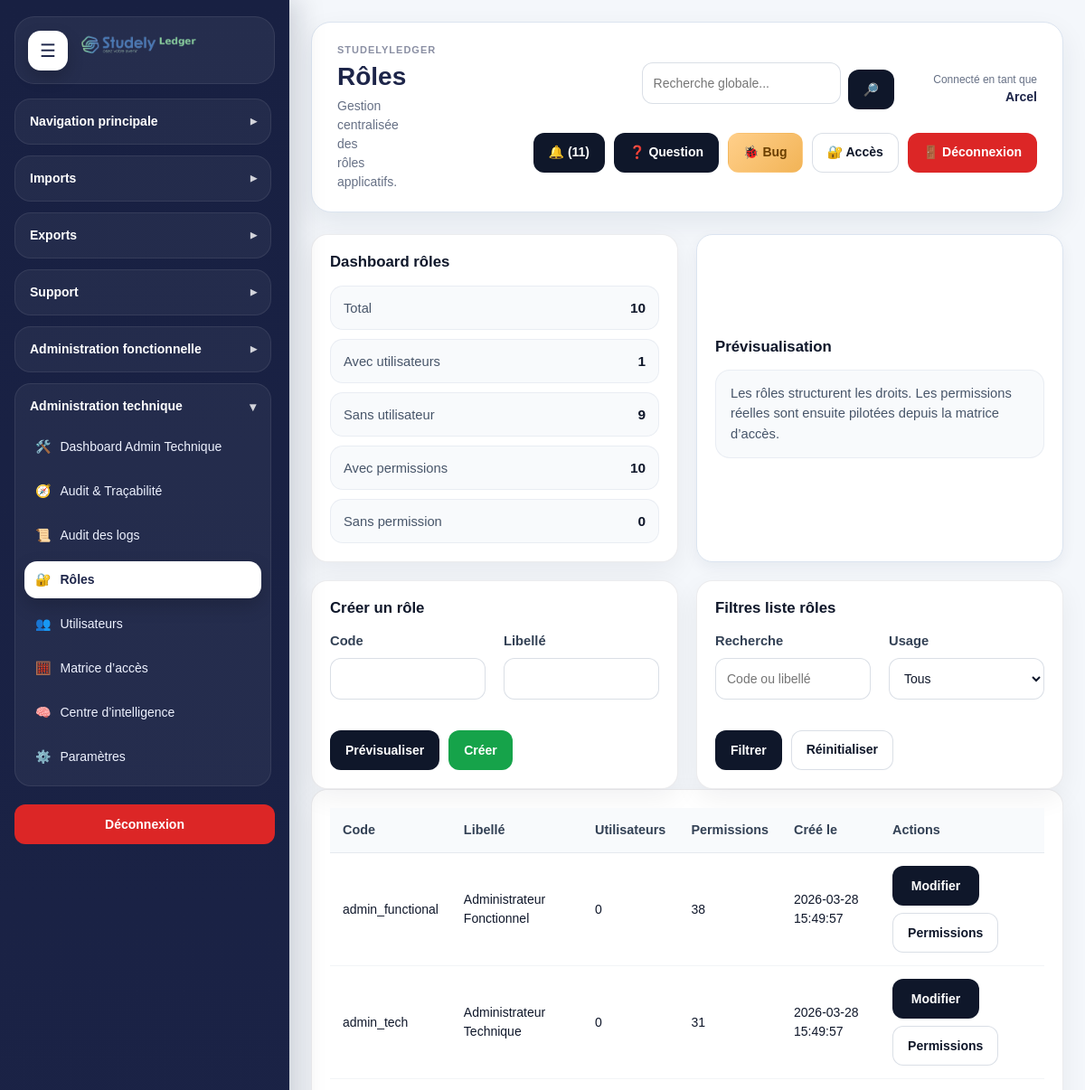
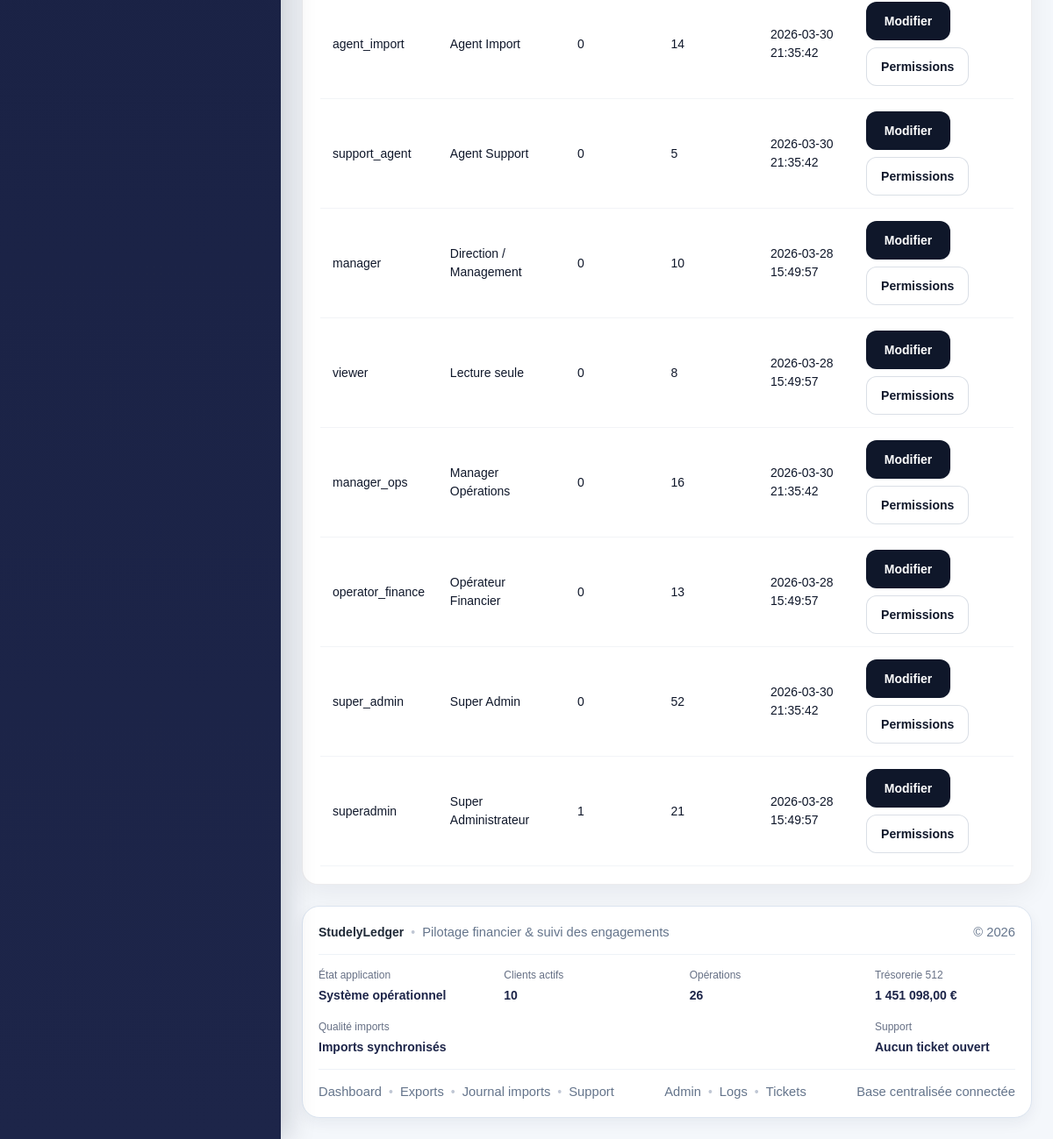
The app's page /modules/admin/roles.php (signed in) with its own data (2 pictures, top to bottom).
### tables this page shows
CREATE TABLE `roles` (
  `id` int(11) NOT NULL,
  `code` varchar(100) NOT NULL,
  `label` varchar(150) NOT NULL,
  `created_at` datetime NOT NULL DEFAULT current_timestamp()
);

### includes/admin_functions.php (called while the page is built, shortened)
<?php
if (!function_exists('e')) {
    function e(?string $value): string
    {
        return htmlspecialchars((string)($value ?? ''), ENT_QUOTES, 'UTF-8');
    }
}
        ?>

### modules/admin/roles.php (the view, shortened to what this page needs)
<?php
$pdo = getPDO();
require_once __DIR__ . '/../../includes/admin_functions.php';
$previewMode = false;
$previewData = null;
$editId = (int)($_GET['edit'] ?? $_POST['edit_id'] ?? 0);
$editRole = $editId > 0 ? ar_fetch_role_by_id($pdo, $editId) : null;
$formData = [
    'code' => $editRole['code'] ?? '',
    'label' => $editRole['label'] ?? '',
];
$filterSearch = trim((string)($_GET['filter_search'] ?? ''));
$sqlRoles = "
    SELECT
        r.*,
        (SELECT COUNT(*) FROM users u WHERE u.role_id = r.id) AS users_count,
        (SELECT COUNT(*) FROM role_permissions rp WHERE rp.role_id = r.id) AS permissions_count
    FROM roles r
    WHERE 1=1
";
$paramsRoles = [];
$sqlRoles .= " ORDER BY r.label ASC, r.id ASC ";
$stmtRoles = $pdo->prepare($sqlRoles);
$stmtRoles->execute($paramsRoles);
$roles = $stmtRoles->fetchAll(PDO::FETCH_ASSOC);
$dashboard = [
    'total' => count($roles),
    'with_users' => count(array_filter($roles, fn($r) => (int)($r['users_count'] ?? 0) > 0)),
    'without_users' => count(array_filter($roles, fn($r) => (int)($r['users_count'] ?? 0) === 0)),
    'with_permissions' => count(array_filter($roles, fn($r) => (int)($r['permissions_count'] ?? 0) > 0)),
    'without_permissions' => count(array_filter($roles, fn($r) => (int)($r['permissions_count'] ?? 0) === 0)),
];
require_once __DIR__ . '/../../includes/document_start.php';
?>
<div class="layout">
    <?php require_once __DIR__ . '/../../includes/sidebar.php'; ?>
    <div class="main">
        <?php require_once __DIR__ . '/../../includes/header.php'; ?>
        <div class="dashboard-grid-2" style="margin-bottom:20px;">
            <div class="card">
                <h3 class="section-title">Dashboard rôles</h3>
                <div class="sl-data-list">
                    <div class="sl-data-list__row"><span>Total</span><strong><?= (int)$dashboard['total'] ?></strong></div>
                    <div class="sl-data-list__row"><span>Avec utilisateurs</span><strong><?= (int)$dashboard['with_users'] ?></strong></div>
                    <div class="sl-data-list__row"><span>Sans utilisateur</span><strong><?= (int)$dashboard['without_users'] ?></strong></div>
                    <div class="sl-data-list__row"><span>Avec permissions</span><strong><?= (int)$dashboard['with_permissions'] ?></strong></div>
                    <div class="sl-data-list__row"><span>Sans permission</span><strong><?= (int)$dashboard['without_permissions'] ?></strong></div>
                </div>
            </div>
            <div class="dashboard-panel">
                <h3 class="section-title">Prévisualisation</h3>
                <?php if ($previewMode && $previewData): ?>
                    <div class="sl-data-list">
                        <div class="sl-data-list__row">
                            <span>Mode</span>
                            <strong><?= $previewData['mode'] === 'edit' ? 'Modification' : 'Création' ?></strong>
                        </div>
                        <div class="sl-data-list__row">
                            <span>Code</span>
                            <strong><?= e($previewData['code']) ?></strong>
                        </div>
                        <div class="sl-data-list__row">
                            <span>Libellé</span>
                            <strong><?= e($previewData['label']) ?></strong>
                        </div>
                        <?php if ($previewData['mode'] === 'edit'): ?>
                            <div class="sl-data-list__row">
                                <span>Utilisateurs liés</span>
                                <strong><?= (int)$previewData['linked_users'] ?></strong>
                            </div>
                            <div class="sl-data-list__row">
                                <span>Permissions liées</span>
                                <strong><?= (int)$previewData['linked_permissions'] ?></strong>
                            </div>
                        <?php endif; ?>
                    </div>
                    <div class="dashboard-note" style="margin-top:14px;">
                        Vérifie le code avant validation. Toute modification d’un rôle impacte les utilisateurs déjà rattachés à ce rôle.
                    </div>
                <?php else: ?>
                    <div class="dashboard-note">
                        Les rôles structurent les droits. Les permissions réelles sont ensuite pilotées depuis la matrice d’accès.
                    </div>
                <?php endif; ?>
            </div>
        </div>
        <div class="dashboard-grid-2">
            <div class="form-card">
                <h3 class="section-title"><?= $editId > 0 ? 'Modifier un rôle' : 'Créer un rôle' ?></h3>
                <form method="POST">
                    <div class="dashboard-grid-2">
                        <div>
                            <label>Code</label>
                            <input type="text" name="code" value="<?= e($formData['code']) ?>" required>
                        </div>
                        <div>
                            <label>Libellé</label>
                            <input type="text" name="label" value="<?= e($formData['label']) ?>" required>
                        </div>
                    </div>
                    <div class="btn-group" style="margin-top:20px;">
                        <button type="submit" name="form_action" value="preview" class="btn btn-secondary">Prévisualiser</button>
                        <button type="submit" name="form_action" value="save_role" class="btn btn-success">
                            <?= $editId > 0 ? 'Enregistrer' : 'Créer' ?>
                        </button>
                    </div>
                </form>
            </div>
            <div class="form-card">
                <h3 class="section-title">Filtres liste rôles</h3>
                <form method="GET">
                    <div class="dashboard-grid-2">
                        <div>
                            <label>Recherche</label>
                            <input type="text" name="filter_search" value="<?= e($filterSearch) ?>" placeholder="Code ou libellé">
                        </div>
                        <div>
                            <label>Usage</label>
                            <select name="filter_usage">
                                <option value="">Tous</option>
                            </select>
                        </div>
                    </div>
                    <div class="btn-group" style="margin-top:20px;">
                        <button type="submit" class="btn btn-secondary">Filtrer</button>
                        <a href="<?= e(APP_URL) ?>modules/admin/roles.php" class="btn btn-outline">Réinitialiser</a>
                    </div>
                </form>
            </div>
        </div>
        <div class="table-card">
            <table>
                <thead>
                    <tr>
                        <th>Code</th>
                        <th>Libellé</th>
                        <th>Utilisateurs</th>
                        <th>Permissions</th>
                        <th>Créé le</th>
                        <th>Actions</th>
                    </tr>
                </thead>
                <tbody>
                    <?php foreach ($roles as $role): ?>
                        <tr>
                            <td><?= e($role['code'] ?? '') ?></td>
                            <td><?= e($role['label'] ?? '') ?></td>
                            <td><?= (int)($role['users_count'] ?? 0) ?></td>
                            <td><?= (int)($role['permissions_count'] ?? 0) ?></td>
                            <td><?= e($role['created_at'] ?? '') ?></td>
                            <td>
                                <div class="btn-group">
                                    <a class="btn btn-secondary" href="<?= e(APP_URL) ?>modules/admin/roles.php?edit=<?= (int)$role['id'] ?>">Modifier</a>
                                    <a class="btn btn-outline" href="<?= e(APP_URL) ?>modules/admin/access_matrix.php?role_id=<?= (int)$role['id'] ?>">Permissions</a>
                                </div>
                            </td>
                        </tr>
                    <?php endforeach; ?>
                </tbody>
            </table>
        </div>
        <?php require_once __DIR__ . '/../../includes/footer.php'; ?>
    </div>
</div>
<?php require_once __DIR__ . '/../../includes/document_end.php'; ?>

### records on screen
roles: code "admin_functional", label "Administrateur Fonctionnel", users_count "0", permissions_count "38", created_at "2026-03-28 15:49:57"
roles: code "admin_tech", label "Administrateur Technique", users_count "0", permissions_count "31", created_at "2026-03-28 15:49:57"
roles: code "agent_import", label "Agent Import", users_count "0", permissions_count "14", created_at "2026-03-30 21:35:42"
roles: code "support_agent", label "Agent Support", users_count "0", permissions_count "5", created_at "2026-03-30 21:35:42"
roles: code "manager", label "Direction / Management", users_count "0", permissions_count "10", created_at "2026-03-28 15:49:57"
roles: code "viewer", label "Lecture seule", users_count "0", permissions_count "8", created_at "2026-03-28 15:49:57"
roles: code "manager_ops", label "Manager Opérations", users_count "0", permissions_count "16", created_at "2026-03-30 21:35:42"
roles: code "operator_finance", label "Opérateur Financier", users_count "0", permissions_count "13", created_at "2026-03-28 15:49:57"
roles: code "super_admin", label "Super Admin", users_count "0", permissions_count "52", created_at "2026-03-30 21:35:42"
roles: code "superadmin", label "Super Administrateur", users_count "1", permissions_count "21", created_at "2026-03-28 15:49:57"

### other values on screen
APP_NAME "STUDELYLEDGER"
$title "Rôles"
$subtitle "Gestion centralisée des rôles applicatifs."
$currentUser "Arcel"
$notificationCount "11"
$dashboard['total'] "10"
$dashboard['with_users'] "1"
$dashboard['without_users'] "9"
$dashboard['with_permissions'] "10"
$dashboard['without_permissions'] "0"
APP_NAME "StudelyLedger"
$footerSystemStatus "Système opérationnel"
$totalActiveClients "10"
$totalOperations "26"
$totalTreasuryBalance "1 451 098,00"
